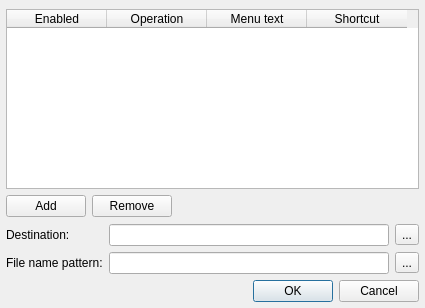
<?xml version="1.0" encoding="UTF-8"?>
<ui version="4.0">
 <class>SettingsDialog</class>
 <widget class="QDialog" name="SettingsDialog">
  <property name="geometry">
   <rect>
    <x>0</x>
    <y>0</y>
    <width>425</width>
    <height>308</height>
   </rect>
  </property>
  <property name="windowTitle">
   <string>File Operations Settings</string>
  </property>
  <layout class="QGridLayout" name="gridLayout_2">
   <property name="leftMargin">
    <number>6</number>
   </property>
   <property name="topMargin">
    <number>9</number>
   </property>
   <property name="rightMargin">
    <number>6</number>
   </property>
   <property name="bottomMargin">
    <number>6</number>
   </property>
   <item row="0" column="0" colspan="2">
    <widget class="QTableWidget" name="tableWidget">
     <property name="selectionMode">
      <enum>QAbstractItemView::SingleSelection</enum>
     </property>
     <property name="selectionBehavior">
      <enum>QAbstractItemView::SelectRows</enum>
     </property>
     <property name="showGrid">
      <bool>true</bool>
     </property>
     <property name="wordWrap">
      <bool>true</bool>
     </property>
     <property name="cornerButtonEnabled">
      <bool>true</bool>
     </property>
     <column>
      <property name="text">
       <string>Enabled</string>
      </property>
     </column>
     <column>
      <property name="text">
       <string>Operation</string>
      </property>
     </column>
     <column>
      <property name="text">
       <string>Menu text</string>
      </property>
     </column>
     <column>
      <property name="text">
       <string>Shortcut</string>
      </property>
     </column>
    </widget>
   </item>
   <item row="1" column="0" colspan="2">
    <layout class="QHBoxLayout" name="horizontalLayout">
     <item>
      <widget class="QPushButton" name="newButton">
       <property name="minimumSize">
        <size>
         <width>26</width>
         <height>0</height>
        </size>
       </property>
       <property name="text">
        <string>Add</string>
       </property>
      </widget>
     </item>
     <item>
      <widget class="QPushButton" name="deleteButton">
       <property name="minimumSize">
        <size>
         <width>26</width>
         <height>0</height>
        </size>
       </property>
       <property name="text">
        <string>Remove</string>
       </property>
      </widget>
     </item>
     <item>
      <spacer name="horizontalSpacer">
       <property name="orientation">
        <enum>Qt::Horizontal</enum>
       </property>
       <property name="sizeHint" stdset="0">
        <size>
         <width>178</width>
         <height>23</height>
        </size>
       </property>
      </spacer>
     </item>
    </layout>
   </item>
   <item row="2" column="0" colspan="2">
    <layout class="QGridLayout" name="gridLayout">
     <item row="0" column="0">
      <widget class="QLabel" name="label">
       <property name="text">
        <string>Destination:</string>
       </property>
      </widget>
     </item>
     <item row="0" column="1">
      <widget class="QLineEdit" name="destinationEdit"/>
     </item>
     <item row="0" column="2">
      <widget class="QToolButton" name="destButton">
       <property name="text">
        <string>...</string>
       </property>
      </widget>
     </item>
     <item row="1" column="0">
      <widget class="QLabel" name="label_2">
       <property name="text">
        <string>File name pattern:</string>
       </property>
      </widget>
     </item>
     <item row="1" column="1">
      <widget class="QLineEdit" name="patternEdit"/>
     </item>
     <item row="1" column="2">
      <widget class="QToolButton" name="patternButton">
       <property name="text">
        <string>...</string>
       </property>
      </widget>
     </item>
    </layout>
   </item>
   <item row="3" column="1">
    <widget class="QDialogButtonBox" name="buttonBox">
     <property name="standardButtons">
      <set>QDialogButtonBox::Cancel|QDialogButtonBox::Ok</set>
     </property>
    </widget>
   </item>
  </layout>
 </widget>
 <resources/>
 <connections>
  <connection>
   <sender>buttonBox</sender>
   <signal>accepted()</signal>
   <receiver>SettingsDialog</receiver>
   <slot>accept()</slot>
   <hints>
    <hint type="sourcelabel">
     <x>431</x>
     <y>376</y>
    </hint>
    <hint type="destinationlabel">
     <x>155</x>
     <y>378</y>
    </hint>
   </hints>
  </connection>
  <connection>
   <sender>buttonBox</sender>
   <signal>rejected()</signal>
   <receiver>SettingsDialog</receiver>
   <slot>reject()</slot>
   <hints>
    <hint type="sourcelabel">
     <x>433</x>
     <y>381</y>
    </hint>
    <hint type="destinationlabel">
     <x>28</x>
     <y>375</y>
    </hint>
   </hints>
  </connection>
 </connections>
</ui>
